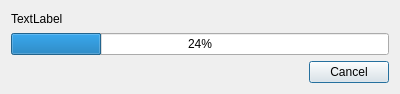
<?xml version="1.0" encoding="UTF-8"?>
<ui version="4.0">
 <class>CProgressDialog</class>
 <widget class="QDialog" name="CProgressDialog">
  <property name="geometry">
   <rect>
    <x>0</x>
    <y>0</y>
    <width>400</width>
    <height>94</height>
   </rect>
  </property>
  <property name="windowTitle">
   <string>Dialog</string>
  </property>
  <layout class="QVBoxLayout" name="verticalLayout">
   <item>
    <widget class="QLabel" name="label">
     <property name="text">
      <string>TextLabel</string>
     </property>
    </widget>
   </item>
   <item>
    <widget class="QProgressBar" name="progressBar">
     <property name="value">
      <number>24</number>
     </property>
    </widget>
   </item>
   <item>
    <layout class="QHBoxLayout" name="horizontalLayout">
     <item>
      <spacer name="horizontalSpacer">
       <property name="orientation">
        <enum>Qt::Horizontal</enum>
       </property>
       <property name="sizeHint" stdset="0">
        <size>
         <width>40</width>
         <height>20</height>
        </size>
       </property>
      </spacer>
     </item>
     <item>
      <widget class="QPushButton" name="buttonCancel">
       <property name="text">
        <string>Cancel</string>
       </property>
       <property name="default">
        <bool>true</bool>
       </property>
      </widget>
     </item>
    </layout>
   </item>
  </layout>
 </widget>
 <resources/>
 <connections/>
</ui>
